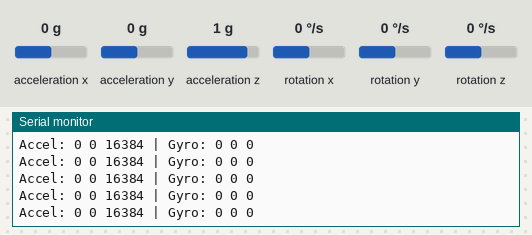
A sketch run on a simulated Arduino Uno, built with avr-gcc and run on an emulated ATmega328P. Parts: the last lines printed to the serial monitor. The inputs (shaded band) are chosen by the test bench; at power-on: acceleration x 0 g, acceleration y 0 g, acceleration z 1 g, rotation x 0 °/s, rotation y 0 °/s, rotation z 0 °/s.

Above: at 1.2 s.
1.3 s: acceleration x set to -1.4 g
At 1.8 s:
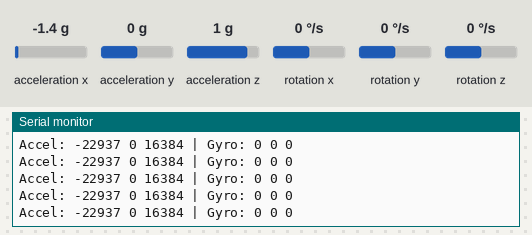
4.3 s: acceleration y set to -1.4 g
At 5.0 s:
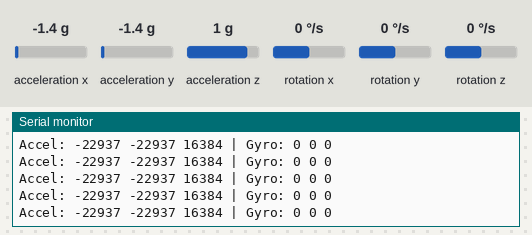
7.3 s: acceleration z set to 0 g
At 8.3 s:
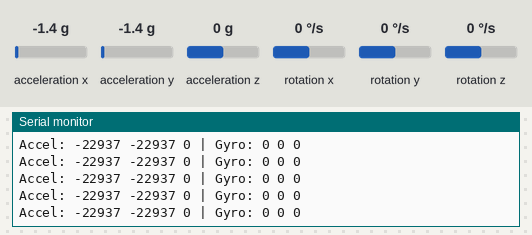
10.3 s: rotation x set to -192 °/s
At 11.1 s:
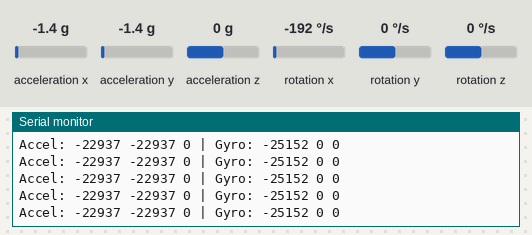

Measured:
- after the input at 1.3 s, the serial monitor: prints a new line at once (image 1)
- after the input at 4.3 s, the serial monitor: prints a new line at once (image 2)
- after the input at 7.3 s, the serial monitor: prints a new line at once (image 3)
- after the input at 10.3 s, the serial monitor: prints a new line at once (image 4)

The sketch:

mpu6050.ino
```cpp
#include <Wire.h>
#include <MPU6050.h>

MPU6050 mpu;

void setup() {
  Serial.begin(115200);
  Wire.begin();

  Serial.println("Initializing MPU6050...");
  mpu.initialize();

  if (!mpu.testConnection()) {
    Serial.println("MPU6050 connection failed!");
    while (1);
  }
  Serial.println("MPU6050 connected.");
}

void loop() {
  int16_t ax, ay, az;
  int16_t gx, gy, gz;

  // Read accelerometer and gyroscope data
  mpu.getMotion6(&ax, &ay, &az, &gx, &gy, &gz);

  Serial.print("Accel: ");
  Serial.print(ax); Serial.print(" ");
  Serial.print(ay); Serial.print(" ");
  Serial.print(az); Serial.print(" | Gyro: ");
  Serial.print(gx); Serial.print(" ");
  Serial.print(gy); Serial.print(" ");
  Serial.println(gz);

}
```
